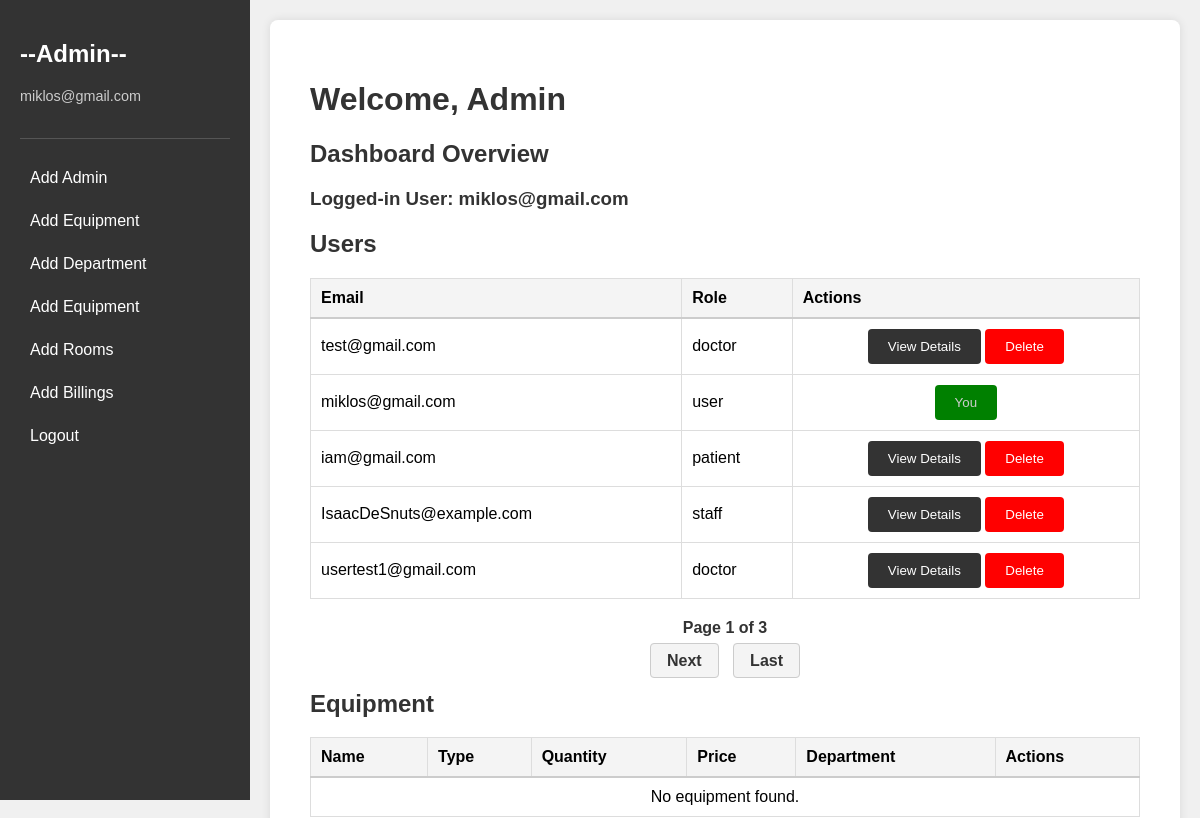
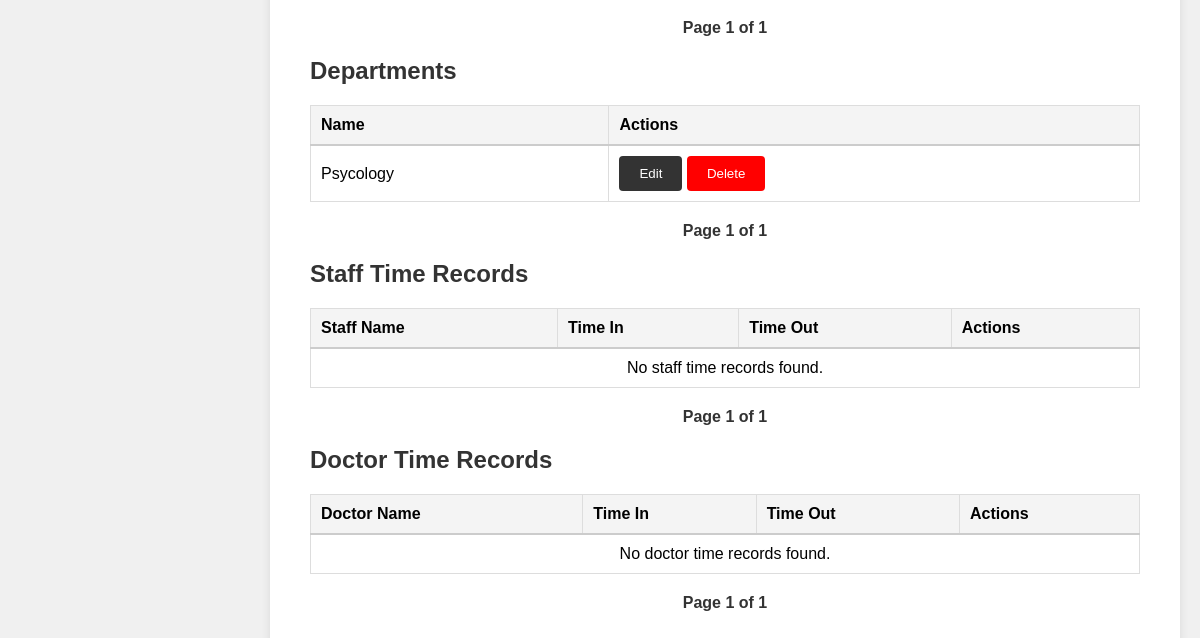
The app's page /adminLP/ (signed in), older data (2 pictures, top to bottom).
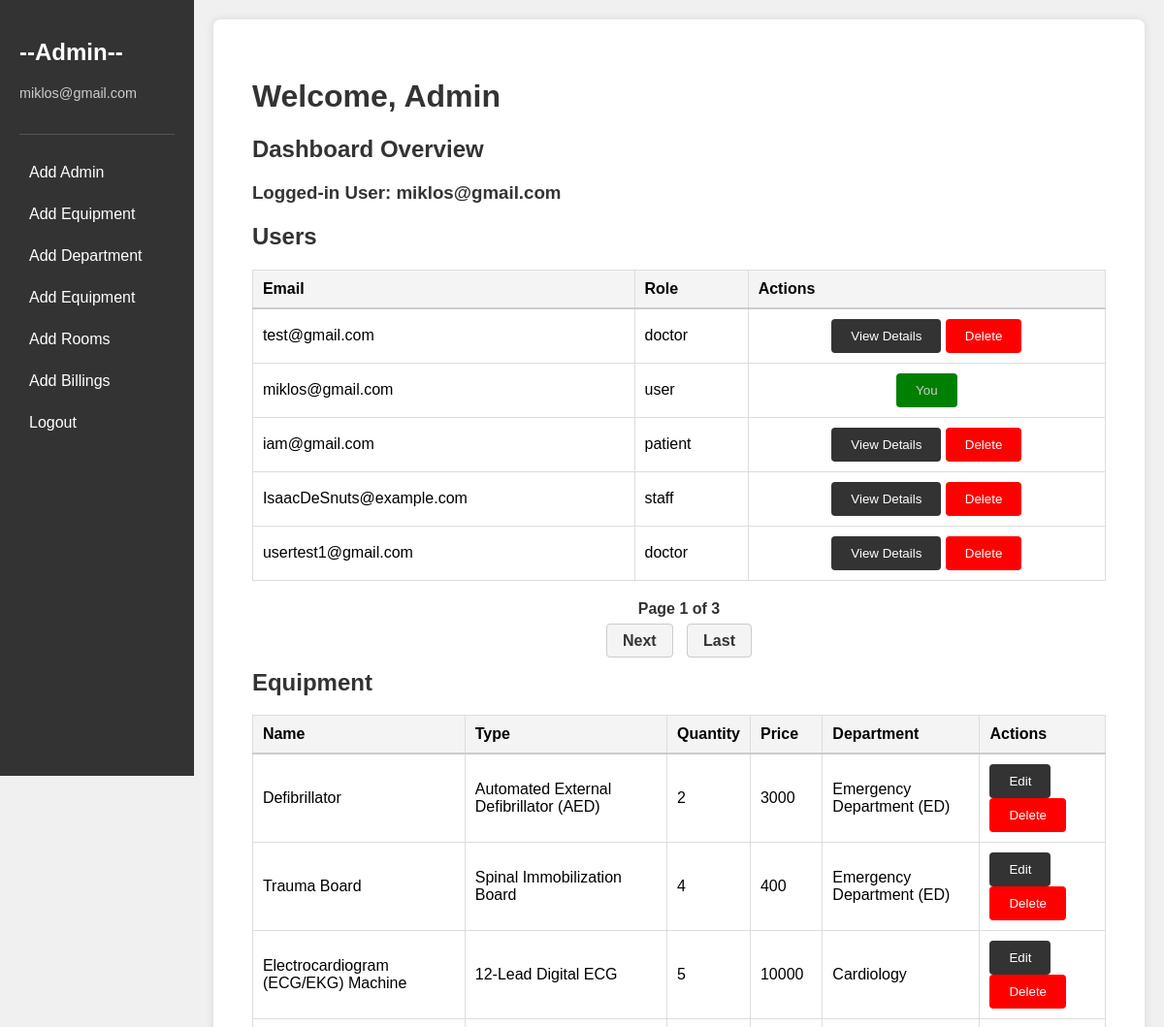
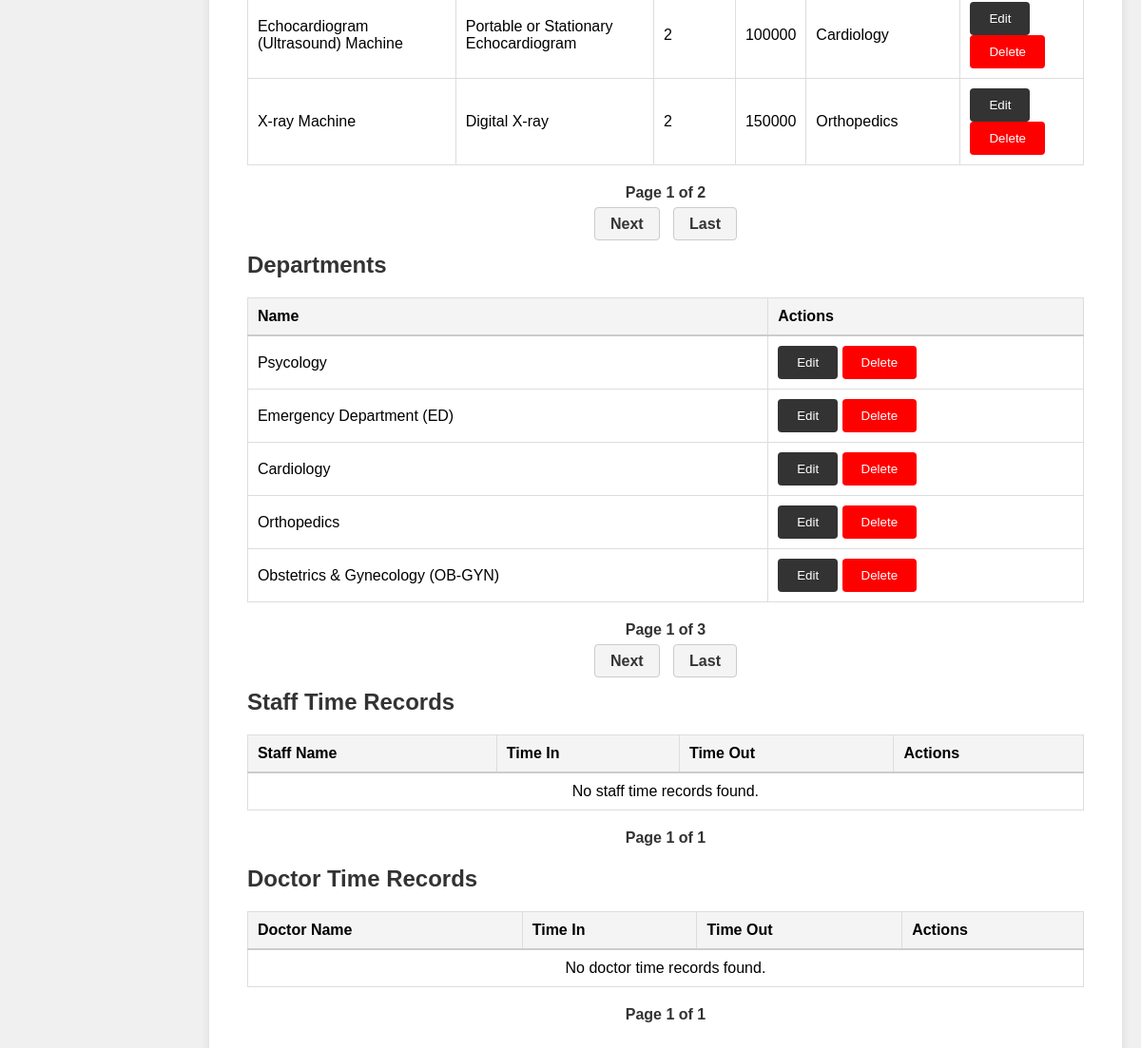
The same page, newer data (2 pictures, top to bottom).
### HPApp/models.py (models this page shows)
class User(AbstractBaseUser, PermissionsMixin):
    email = models.CharField(max_length=30,unique=True)
    role = models.CharField(max_length=20,default='user')
    is_active = models.BooleanField(default=True)
    is_staff = models.BooleanField(default=False)
    is_superuser = models.BooleanField(default=False)
    date_joined = models.DateTimeField(default=timezone.now)
    objects = CustomUserManager()
    USERNAME_FIELD = 'email'
    REQUIRED_FIELDS = []
    class Meta:
        verbose_name = 'user'
        verbose_name_plural = 'users'
    def __str__(self):
        return self.email

class Department(models.Model):
    dep_name = models.CharField(max_length=100, default='Unknown')

class Equipment(models.Model):
    eq_name = models.CharField(max_length=100, default='Unknown')
    eq_type = models.CharField(max_length=100, default='General')
    eq_qty = models.IntegerField(default=0)
    eq_price = models.IntegerField(default=0)
    department = models.ForeignKey(Department, on_delete=models.CASCADE, null=True, default=None)

### HPApp/views.py (the view)
# urls.py: path('adminLP/', views.admin_LP, name='admin_LP'),
@login_required
def admin_LP(request):
    users = models.User.objects.all()
    equipment_list = models.Equipment.objects.all()
    department_list = models.Department.objects.all()
    staff_time_records = models.TimeInAndOutStaff.objects.select_related('staff').order_by('-time_in')
    doctor_time_records = models.TimeInAndOutDoctor.objects.select_related('doctor').order_by('-time_in')
    user_paginator = Paginator(users, 5)
    user_page_number = request.GET.get('page')
    page_obj = user_paginator.get_page(user_page_number)
    equipment_paginator = Paginator(equipment_list, 5)
    equipment_page_number = request.GET.get('equipment_page')
    equipment_page_obj = equipment_paginator.get_page(equipment_page_number)
    department_paginator = Paginator(department_list, 5)
    department_page_number = request.GET.get('department_page')
    department_page_obj = department_paginator.get_page(department_page_number)
    staff_paginator = Paginator(staff_time_records, 5)
    staff_page_number = request.GET.get('staff_page')
    staff_page_obj = staff_paginator.get_page(staff_page_number)
    doctor_paginator = Paginator(doctor_time_records, 5)
    doctor_page_number = request.GET.get('doctor_page')
    doctor_page_obj = doctor_paginator.get_page(doctor_page_number)
    return render(request, 'admin_LP.html', {
        'page_obj': page_obj,
        'equipment_page_obj': equipment_page_obj,
        'department_page_obj': department_page_obj,
        'staff_page_obj': staff_page_obj,
        'doctor_page_obj': doctor_page_obj,
        'logged_in_user': request.user,
    })

### HPApp/templates/admin_LP.html (shortened to what the changed rows need)
<!DOCTYPE html>
<html lang="en">
<head>
</head>
<body>
    <div class="sidebar">
        <div class="profile">
            <h2 class="profile-name">--Admin--</h2>
            <p class="profile-email">{{ user }}</p>
        </div>
    </div>
    <div class="content">
        <h1>Welcome, Admin</h1>
        <h2>Dashboard Overview</h2>
        <h3>Logged-in User: {{ user }}</h3>
        <h2>Users</h2>
        <table style="width: 100%; border-collapse: collapse; margin-bottom: 20px;">
            <thead>
                <tr style="background-color: #f4f4f4; border-bottom: 2px solid #ccc;">
                    <th style="padding: 10px; text-align: left; border: 1px solid #ddd;">Email</th>
                    <th style="padding: 10px; text-align: left; border: 1px solid #ddd;">Role</th>
                    <th style="padding: 10px; text-align: left; border: 1px solid #ddd;">Actions</th>
                </tr>
            </thead>
            <tbody>
                {% for user in page_obj %}
                <tr>
                    <td style="padding: 10px; border: 1px solid #ddd;">{{ user.email }}</td>
                    <td style="padding: 10px; border: 1px solid #ddd;">{{ user.role }}</td>
                    <td style="padding: 10px; border: 1px solid #ddd; text-align: center;">
                        {% if user == logged_in_user %}
                            <button disabled style="padding: 10px 20px; background-color: green; color: #ccc; border: none; border-radius: 4px; cursor: not-allowed;">You</button>
                        {% elif user.role == 'user' %}
                            <h4>Admin</h4>
                        {% else %}
                        <button onclick="fetchUserDetails('{{ user.id }}')" style="padding: 10px 20px; background-color: #333; color: #fff; border: none; border-radius: 4px; cursor: pointer; transition: background-color 0.3s;">
                            View Details
                        </button>
                        <button onclick="deleteUser('{{ user.id }}')" style="padding: 10px 20px; background-color: red; color: #fff; border: none; border-radius: 4px; cursor: pointer; transition: background-color 0.3s;">
                            Delete
                        </button>
                        {% endif %}
                    </td>
                </tr>
                {% empty %}
                <tr>
                    <td colspan="3" style="padding: 10px; text-align: center; border: 1px solid #ddd;">No users found.</td>
                </tr>
                {% endfor %}
            </tbody>
        </table>
        <div style="text-align: center; margin-top: 20px;">
            <span style="font-size: 16px; color: #333; font-weight: bold;">
            </span>
            <div style="margin-top: 15px;">
            </div>
        </div>
        <h2>Equipment</h2>
        <table style="width: 100%; border-collapse: collapse; margin-bottom: 20px;">
            <thead>
                <tr style="background-color: #f4f4f4; border-bottom: 2px solid #ccc;">
                    <th style="padding: 10px; text-align: left; border: 1px solid #ddd;">Name</th>
                    <th style="padding: 10px; text-align: left; border: 1px solid #ddd;">Type</th>
                    <th style="padding: 10px; text-align: left; border: 1px solid #ddd;">Quantity</th>
                    <th style="padding: 10px; text-align: left; border: 1px solid #ddd;">Price</th>
                    <th style="padding: 10px; text-align: left; border: 1px solid #ddd;">Department</th>
                    <th style="padding: 10px; text-align: left; border: 1px solid #ddd;">Actions</th>
                </tr>
            </thead>
            <tbody>
                {% for equipment in equipment_page_obj %}
                <tr>
                    <td style="padding: 10px; border: 1px solid #ddd;">{{ equipment.eq_name }}</td>
                    <td style="padding: 10px; border: 1px solid #ddd;">{{ equipment.eq_type }}</td>
                    <td style="padding: 10px; border: 1px solid #ddd;">{{ equipment.eq_qty }}</td>
                    <td style="padding: 10px; border: 1px solid #ddd;">{{ equipment.eq_price }}</td>
                    <td style="padding: 10px; border: 1px solid #ddd;">{{ equipment.department.dep_name }}</td>
                    <td style="padding: 10px; border: 1px solid #ddd;">
                        <button onclick="openEquipmentEditModal('{{ equipment.id }}')" style="padding: 10px 20px; background-color: #333; color: #fff; border: none; border-radius: 4px; cursor: pointer; transition: background-color 0.3s;">
                            Edit
                        </button>
                        <button onclick="deleteEquipment('{{ equipment.id }}')" style="padding: 10px 20px; background-color: red; color: #fff; border: none; border-radius: 4px; cursor: pointer; transition: background-color 0.3s;">
                            Delete
                        </button>
                    </td>
                </tr>
                {% empty %}
                <tr>
                    <td colspan="6" style="padding: 10px; text-align: center; border: 1px solid #ddd;">No equipment found.</td>
                </tr>
                {% endfor %}
            </tbody>
        </table>
        <div style="text-align: center; margin-top: 20px;">
            <span style="font-size: 16px; color: #333; font-weight: bold;">
                Page {{ equipment_page_obj.number }} of {{ equipment_page_obj.paginator.num_pages }}
            </span>
            <div style="margin-top: 15px;">
                {% if equipment_page_obj.has_next %}
                <a href="?equipment_page={{ equipment_page_obj.next_page_number }}" style="text-decoration: none; padding: 8px 16px; margin: 0 5px; border: 1px solid #ccc; border-radius: 4px; background-color: #f4f4f4; color: #333; font-weight: bold; transition: all 0.3s;">Next</a>
                <a href="?equipment_page={{ equipment_page_obj.paginator.num_pages }}" style="text-decoration: none; padding: 8px 16px; margin: 0 5px; border: 1px solid #ccc; border-radius: 4px; background-color: #f4f4f4; color: #333; font-weight: bold; transition: all 0.3s;">Last</a>
                {% endif %}
            </div>
        </div>
        <h2>Departments</h2>
        <table style="width: 100%; border-collapse: collapse; margin-bottom: 20px;">
            <thead>
                <tr style="background-color: #f4f4f4; border-bottom: 2px solid #ccc;">
                    <th style="padding: 10px; text-align: left; border: 1px solid #ddd;">Name</th>
                    <th style="padding: 10px; text-align: left; border: 1px solid #ddd;">Actions</th>
                </tr>
            </thead>
            <tbody>
                {% for department in department_page_obj %}
                <tr>
                    <td style="padding: 10px; border: 1px solid #ddd;">{{ department.dep_name }}</td>
                    <td style="padding: 10px; border: 1px solid #ddd;">
                        <button onclick="openDepartmentEditModal('{{ department.id }}')" style="padding: 10px 20px; background-color: #333; color: #fff; border: none; border-radius: 4px; cursor: pointer; transition: background-color 0.3s;">
                            Edit
                        </button>
                        <button onclick="deleteDepartment('{{ department.id }}')" style="padding: 10px 20px; background-color: red; color: #fff; border: none; border-radius: 4px; cursor: pointer; transition: background-color 0.3s;">
                            Delete
                        </button>
                    </td>
                </tr>
                {% empty %}
                <tr>
                    <td colspan="2" style="padding: 10px; text-align: center; border: 1px solid #ddd;">No departments found.</td>
                </tr>
                {% endfor %}
            </tbody>
        </table>
        <div style="text-align: center; margin-top: 20px;">
            <span style="font-size: 16px; color: #333; font-weight: bold;">
                Page {{ department_page_obj.number }} of {{ department_page_obj.paginator.num_pages }}
            </span>
            <div style="margin-top: 15px;">
                {% if department_page_obj.has_next %}
                <a href="?department_page={{ department_page_obj.next_page_number }}" style="text-decoration: none; padding: 8px 16px; margin: 0 5px; border: 1px solid #ccc; border-radius: 4px; background-color: #f4f4f4; color: #333; font-weight: bold; transition: all 0.3s;">Next</a>
                <a href="?department_page={{ department_page_obj.paginator.num_pages }}" style="text-decoration: none; padding: 8px 16px; margin: 0 5px; border: 1px solid #ccc; border-radius: 4px; background-color: #f4f4f4; color: #333; font-weight: bold; transition: all 0.3s;">Last</a>
                {% endif %}
            </div>
        </div>
        <h2>Staff Time Records</h2>
        <table style="width: 100%; border-collapse: collapse; margin-bottom: 20px;">
            <thead>
                <tr style="background-color: #f4f4f4; border-bottom: 2px solid #ccc;">
                    <th style="padding: 10px; text-align: left; border: 1px solid #ddd;">Staff Name</th>
                    <th style="padding: 10px; text-align: left; border: 1px solid #ddd;">Time In</th>
                    <th style="padding: 10px; text-align: left; border: 1px solid #ddd;">Time Out</th>
                    <th style="padding: 10px; text-align: left; border: 1px solid #ddd;">Actions</th>
                </tr>
            </thead>
            <tbody>
            </tbody>
        </table>
        <div style="text-align: center; margin-top: 20px;">
            <span style="font-size: 16px; color: #333; font-weight: bold;">
            </span>
        </div>
        <h2>Doctor Time Records</h2>
        <table style="width: 100%; border-collapse: collapse; margin-bottom: 20px;">
            <thead>
                <tr style="background-color: #f4f4f4; border-bottom: 2px solid #ccc;">
                    <th style="padding: 10px; text-align: left; border: 1px solid #ddd;">Doctor Name</th>
                    <th style="padding: 10px; text-align: left; border: 1px solid #ddd;">Time In</th>
                    <th style="padding: 10px; text-align: left; border: 1px solid #ddd;">Time Out</th>
                    <th style="padding: 10px; text-align: left; border: 1px solid #ddd;">Actions</th>
                </tr>
            </thead>
            <tbody>
            </tbody>
        </table>
        <div style="text-align: center; margin-top: 20px;">
            <span style="font-size: 16px; color: #333; font-weight: bold;">
            </span>
        </div>
    </div>
</body>
</html>

Row changes from the older to the newer data that the page shows:
added Equipment: eq_name "Defibrillator", eq_type "Automated External Defibrillator (AED)", eq_qty "2", eq_price "3000", department.dep_name "Emergency Department (ED)"
added Equipment: eq_name "Trauma Board", eq_type "Spinal Immobilization Board", eq_qty "4", eq_price "400", department.dep_name "Emergency Department (ED)"
added Equipment: eq_name "Electrocardiogram (ECG/EKG) Machine", eq_type "12-Lead Digital ECG", eq_qty "5", eq_price "10000", department.dep_name "Cardiology"
added Equipment: eq_name "Echocardiogram (Ultrasound) Machine", eq_type "Portable or Stationary Echocardiogram", eq_qty "2", eq_price "100000", department.dep_name "Cardiology"
added Equipment: eq_name "X-ray Machine", eq_type "Digital X-ray", eq_qty "2", eq_price "150000", department.dep_name "Orthopedics"
added Department: dep_name "Emergency Department (ED)"
added Department: dep_name "Cardiology"
added Department: dep_name "Orthopedics"
added Department: dep_name "Obstetrics & Gynecology (OB-GYN)"
Text that changed along with them:
{{ equipment_page_obj.paginator.num_pages }}: "1" → "2"
{{ department_page_obj.paginator.num_pages }}: "1" → "3"
text no longer shown: "No equipment found."
text now shown: "Next Last Next Last"
